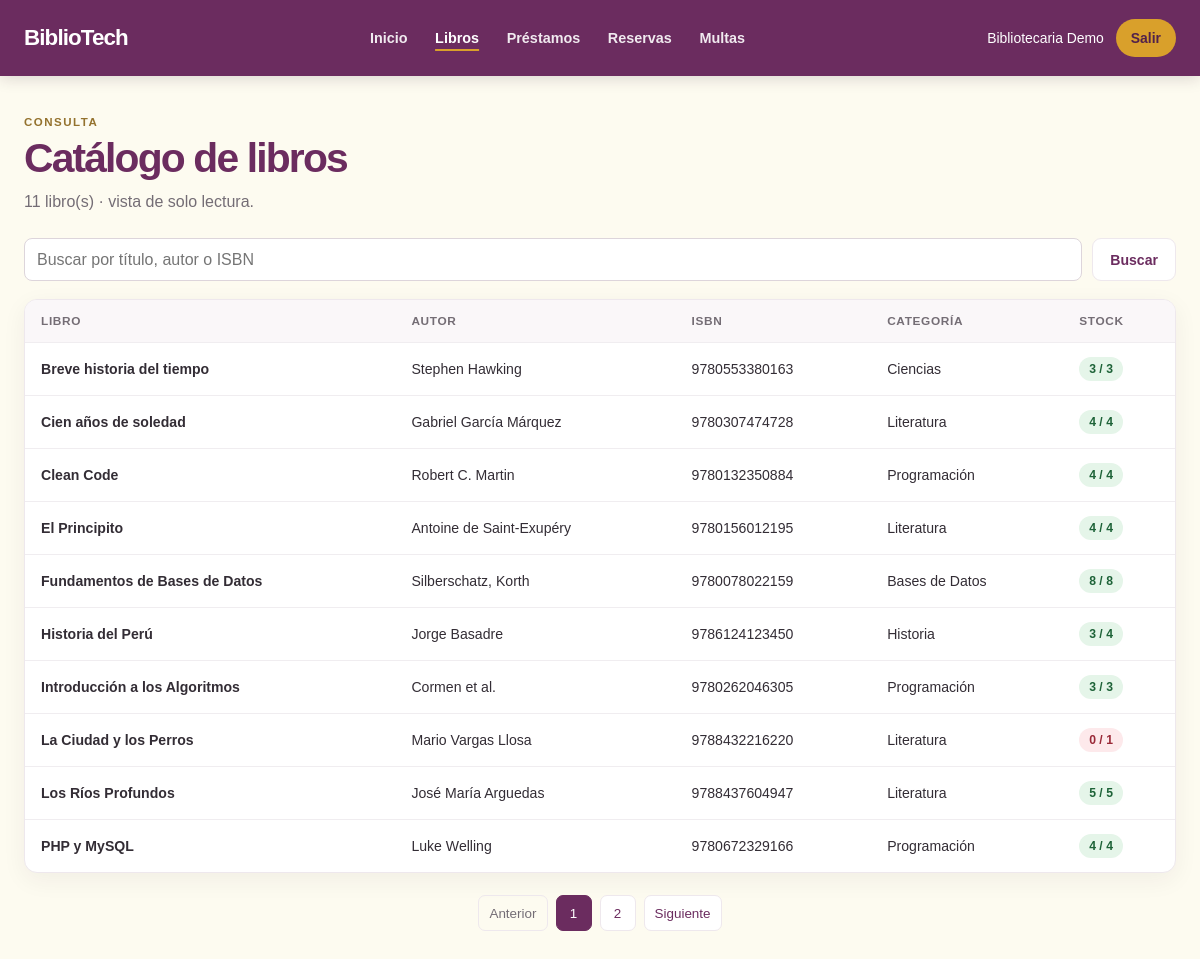
/bibliotecario/libros (signed in), run on the app's committed database.
### tables this page shows
CREATE TABLE IF NOT EXISTS libros (
    id               BIGINT UNSIGNED NOT NULL AUTO_INCREMENT,
    titulo           VARCHAR(255) NOT NULL,
    autor            VARCHAR(180) NOT NULL,
    isbn             VARCHAR(20) NOT NULL,
    id_categoria     BIGINT UNSIGNED NOT NULL,
    editorial        VARCHAR(150) NULL,
    anio             SMALLINT UNSIGNED NULL,
    portada_url      VARCHAR(500) NULL,
    sinopsis         TEXT NULL,
    stock_total      INT UNSIGNED NOT NULL DEFAULT 1,
    stock_disponible INT UNSIGNED NOT NULL DEFAULT 1,
    created_at       TIMESTAMP NOT NULL DEFAULT CURRENT_TIMESTAMP,
    updated_at       TIMESTAMP NOT NULL DEFAULT CURRENT_TIMESTAMP ON UPDATE CURRENT_TIMESTAMP,
    PRIMARY KEY (id),
    UNIQUE KEY uq_libros_isbn (isbn),
    KEY idx_libros_categoria (id_categoria),
    CONSTRAINT fk_libros_categoria FOREIGN KEY (id_categoria) REFERENCES categorias (id)
);

CREATE TABLE IF NOT EXISTS categorias (
    id          BIGINT UNSIGNED NOT NULL AUTO_INCREMENT,
    nombre      VARCHAR(100) NOT NULL,
    descripcion TEXT NULL,
    created_at  TIMESTAMP NOT NULL DEFAULT CURRENT_TIMESTAMP,
    updated_at  TIMESTAMP NOT NULL DEFAULT CURRENT_TIMESTAMP ON UPDATE CURRENT_TIMESTAMP,
    PRIMARY KEY (id),
    UNIQUE KEY uq_categorias_nombre (nombre)
);

### app/Controllers/Bibliotecario/BaseController.php (called while the page is built, shortened)
<?php
abstract class BaseController
{
    protected array $usuario;
    public function __construct()
    {
        $this->usuario = Auth::requireRole(['bibliotecario']);
    }
    protected function render(string $vista, string $seccion, string $titulo, array $data = []): void
    {
        View::render($vista, $data + [
            'seccion' => $seccion,
            'titulo' => $titulo,
            'usuario' => $this->usuario,
            'csrf' => Csrf::token(),
            'mensajes' => Flash::pull(),
        ], 'bibliotecario/layout');
    }
    protected function texto(string $clave, ?array $origen = null): string
    {
        $origen ??= $_POST;
        $valor = $origen[$clave] ?? '';
        return is_string($valor) ? trim($valor) : '';
    }
    protected function busqueda(): string
    {
        return mb_substr($this->texto('q', $_GET), 0, 100);
    }
    protected function pagina(): int
    {
        $pagina = filter_var($_GET['page'] ?? 1, FILTER_VALIDATE_INT);
        return $pagina === false || $pagina === null ? 1 : max(1, $pagina);
    }
}

### app/Controllers/Bibliotecario/LibroController.php (called while the page is built, shortened)
<?php
final class LibroController extends BaseController
{
    public function index(): void
    {
        $libros = new Libro();
        $q = $this->busqueda();
        $pag = new Paginator($libros->contar($q), self::POR_PAGINA, $this->pagina());
        $this->render('bibliotecario/libros/index', 'libros', 'Catálogo de libros', [
            'filas' => $libros->listar($q, 0, $pag->perPage, $pag->offset),
            'pag' => $pag,
            'q' => $q,
        ]);
    }
}

### app/Routes/bibliotecario.php (called while the page is built, shortened)
<?php
$router->get('/bibliotecario', static fn () => (new InicioController())->index());
$router->get('/bibliotecario/libros', static fn () => (new LibroController())->index());

### app/Core/Router.php (called while the page is built, shortened)
<?php
final class Router
{
    private array $routes = [];
    public function dispatch(string $method, string $requestUri): void
    {
        $path = parse_url($requestUri, PHP_URL_PATH);
        $path = '/' . trim($path, '/');
        $handler = $this->routes[strtoupper($method)][$path] ?? null;
        $handler();
    }
    private function add(string $method, string $path, callable $handler): void
    {
        $normalizedPath = '/' . trim($path, '/');
        $this->routes[$method][$normalizedPath] = $handler;
    }
}

### index.php (called while the page is built, shortened)
<?php
spl_autoload_register(static function (string $class): void {
    $prefix = 'App\\';
    $relativeClass = substr($class, strlen($prefix));
    $file = __DIR__ . '/app/' . str_replace('\\', '/', $relativeClass) . '.php';
});
$auth = new AuthController();
$dashboard = new DashboardController();
$catalogo = new CatalogoController();
$reservas = new ReservaController();
$multas = new MultaController();
$router = new Router();
$router->get('/', [$auth, 'index']);
$router->get('/login', [$auth, 'showLogin']);
$router->post('/login', [$auth, 'login']);
$router->get('/register', [$auth, 'showRegister']);
$router->post('/register', [$auth, 'register']);
$router->post('/logout', [$auth, 'logout']);
$router->get('/home', [$dashboard, 'showHome']);
$router->get('/catalogo', [$catalogo, 'index']);
$router->get('/catalogo/show', [$catalogo, 'show']);
$router->get('/mis-reservas', [$reservas, 'index']);
$router->post('/reservas/crear', [$reservas, 'crear']);
$router->post('/reservas/cancelar', [$reservas, 'cancelar']);
$router->get('/mis-multas', [$multas, 'index']);
$router->post('/mis-multas/pagar', [$multas, 'pagar']);
require __DIR__ . '/app/Routes/bibliotecario.php';
try {
    $router->dispatch($_SERVER['REQUEST_METHOD'] ?? 'GET', $_SERVER['REQUEST_URI'] ?? '/');
} catch (Throwable $exception) {
    error_log((string) $exception);
    http_response_code(500);
    echo 'Ocurrió un error interno. Inténtalo de nuevo más tarde.';
}

### app/Core/Database.php (called while the page is built, shortened)
<?php
final class Database
{
    private static ?PDO $connection = null;
    public static function connection(): PDO
    {
        if (self::$connection === null) {
            $host = getenv('DB_HOST') ?: '127.0.0.1';
            $database = getenv('DB_NAME') ?: 'bdbibliotech';
            $username = getenv('DB_USER') ?: 'root';
            $password = getenv('DB_PASSWORD') ?: '';
            $dsn = sprintf('mysql:host=%s;dbname=%s;charset=utf8mb4', $host, $database);
            self::$connection = new PDO($dsn, $username, $password, [
                PDO::ATTR_ERRMODE => PDO::ERRMODE_EXCEPTION,
                PDO::ATTR_DEFAULT_FETCH_MODE => PDO::FETCH_ASSOC,
                PDO::ATTR_EMULATE_PREPARES => false,
            ]);
        }
        return self::$connection;
    }
}

### app/Models/Libro.php (called while the page is built, shortened)
<?php
final class Libro
{
    private PDO $db;
    public function __construct(?PDO $db = null)
    {
        $this->db = $db ?? Database::connection();
    }
    private function filtro(string $busqueda, int $categoriaId): array
    {
        $where = '(l.titulo LIKE :q1 OR l.autor LIKE :q2 OR l.isbn LIKE :q3)';
        $like = '%' . $busqueda . '%';
        $params = ['q1' => $like, 'q2' => $like, 'q3' => $like];
        return [$where, $params];
    }
    public function contar(string $busqueda, int $categoriaId = 0): int
    {
        [$where, $params] = $this->filtro($busqueda, $categoriaId);
        $statement = $this->db->prepare("SELECT COUNT(*) FROM libros l WHERE $where");
        $statement->execute($params);
        return (int) $statement->fetchColumn();
    }
    public function listar(string $busqueda, int $categoriaId, int $limite, int $offset): array
    {
        [$where, $params] = $this->filtro($busqueda, $categoriaId);
        $sql = "SELECT l.id, l.titulo, l.autor, l.isbn, l.stock_total, l.stock_disponible,
                       l.portada_url, c.nombre AS categoria
                FROM libros l
                LEFT JOIN categorias c ON c.id = l.id_categoria
                WHERE $where
                ORDER BY l.titulo
                LIMIT " . max(1, $limite) . ' OFFSET ' . max(0, $offset);
        $statement = $this->db->prepare($sql);
        $statement->execute($params);
        return $statement->fetchAll();
    }
}

### app/Core/Paginator.php (called while the page is built, shortened)
<?php
final class Paginator
{
    public function __construct(public readonly int $total, public readonly int $perPage = 10, mixed $requestedPage = 1)
    {
        $this->pages = max(1, (int) ceil($total / $perPage));
        $this->page = min(max(1, (int) $requestedPage), $this->pages);
    }
}

### app/Core/Url.php (called while the page is built, shortened)
<?php
final class Url
{
    private static string $basePath = '';
    public static function setBasePath(string $basePath): void
    {
        self::$basePath = rtrim($basePath, '/');
    }
    public static function to(string $path): string
    {
        return self::$basePath . '/' . ltrim($path, '/');
    }
}

### app/Views/bibliotecario/libros/index.php (the view, shortened to what this page needs)
<section class="librarian-page-heading">
    <div>
        <p class="librarian-eyebrow">Consulta</p>
        <h1>Catálogo de libros</h1>
        <p><?= $pag->total ?> libro(s) · vista de solo lectura.</p>
    </div>
</section>
<form class="librarian-filters" method="get" action="<?= View::url('/bibliotecario/libros') ?>">
    <input id="book-search" type="search" name="q" value="<?= View::e($q) ?>" placeholder="Buscar por título, autor o ISBN" maxlength="100">
    <button class="librarian-button button-secondary" type="submit">Buscar</button>
</form>
<div class="librarian-table-wrap">
    <table class="librarian-table">
        <thead><tr><th>Libro</th><th>Autor</th><th>ISBN</th><th>Categoría</th><th>Stock</th></tr></thead>
        <tbody>
        <?php foreach ($filas as $fila): ?>
            <?php $disponibles = (int) $fila['stock_disponible']; ?>
            <tr>
                <td><strong><?= View::e($fila['titulo']) ?></strong></td>
                <td><?= View::e($fila['autor']) ?></td>
                <td><?= View::e($fila['isbn']) ?></td>
                <td><?= View::e($fila['categoria'] ?? 'Sin categoría') ?></td>
                <td><span class="stock-badge <?= $disponibles > 0 ? 'stock-available' : 'stock-empty' ?>"><?= $disponibles ?> / <?= (int) $fila['stock_total'] ?></span></td>
            </tr>
        <?php endforeach; ?>
        </tbody>
    </table>
</div>
<?= View::paginacion($pag, '/bibliotecario/libros') ?>

### assets/css/bibliotecario.css (style rules this page uses)
:root { color-scheme: light; --lib-purple: #6b2c5f; --lib-purple-dark: #51214b; --lib-yellow: #d9a02b; --lib-cream: #fdfbf0; --lib-ink: #332d35; --lib-muted: #746d75; --lib-line: #eee8ed; --lib-green: #237344; --lib-red: #b23847; }
* { box-sizing: border-box; }
body.librarian { min-width: 320px; min-height: 100vh; margin: 0; color: var(--lib-ink); background: var(--lib-cream); font-family: Arial, Helvetica, sans-serif; }
.librarian-page-heading { display: flex; margin-bottom: 24px; align-items: flex-start; justify-content: space-between; gap: 20px; }
.librarian-page-heading h1 { margin: 0; color: var(--lib-purple); font-size: clamp(1.9rem, 4vw, 2.55rem); letter-spacing: -0.045em; }
.librarian-page-heading p:last-child { margin: 8px 0 0; color: var(--lib-muted); line-height: 1.5; }
.librarian-eyebrow { margin: 0 0 7px; color: #94722e; font-size: 0.72rem; font-weight: 800; letter-spacing: 0.13em; text-transform: uppercase; }
.librarian-button { display: inline-flex; min-height: 42px; padding: 0 17px; border: 1px solid var(--lib-purple); border-radius: 9px; align-items: center; justify-content: center; color: #fff; background: var(--lib-purple); cursor: pointer; font: inherit; font-size: 0.88rem; font-weight: 700; text-decoration: none; white-space: nowrap; }
.button-secondary { border-color: var(--lib-line); color: var(--lib-purple); background: #fff; }
.librarian-filters { display: flex; margin: 0 0 18px; flex-wrap: wrap; gap: 10px; }
.librarian-filters input, .librarian-filters select, .librarian-form select { min-height: 43px; padding: 9px 12px; border: 1px solid #ddd5db; border-radius: 8px; color: var(--lib-ink); background: #fff; font: inherit; }
.librarian-filters input { min-width: min(280px, 100%); flex: 1 1 280px; }
.librarian-table-wrap { overflow-x: auto; border: 1px solid var(--lib-line); border-radius: 13px; background: #fff; box-shadow: 0 7px 24px rgb(58 37 57 / 6%); }
.librarian-table { width: 100%; border-collapse: collapse; text-align: left; }
.librarian-table th { padding: 14px 16px; color: var(--lib-muted); background: #faf7f9; font-size: 0.74rem; letter-spacing: 0.055em; text-transform: uppercase; white-space: nowrap; }
.librarian-table td { padding: 14px 16px; border-top: 1px solid #f0edf0; font-size: 0.88rem; vertical-align: middle; }
.librarian-badge, .stock-badge { display: inline-flex; min-height: 24px; padding: 4px 10px; border-radius: 999px; align-items: center; font-size: 0.76rem; font-weight: 700; line-height: 1; white-space: nowrap; }
.status-activo, .status-confirmada, .status-pagada, .stock-available { color: #1e6338; background: #e5f5e9; }
.status-pendiente, .status-vencido, .status-expirada, .status-cancelado, .status-cancelada, .stock-empty { color: #9a2937; background: #fde9eb; }

### data on the page
libros: id "11", titulo "La Ciudad y los Perros", autor "Mario Vargas Llosa", isbn "9788432216220", id_categoria.nombre "Literatura", stock_disponible "0", stock_total "1"
libros: titulo "Breve historia del tiempo", autor "Stephen Hawking", isbn "9780553380163", id_categoria.nombre "Ciencias", stock_disponible "3", stock_total "3"
libros: titulo "Cien años de soledad", autor "Gabriel García Márquez", isbn "9780307474728", id_categoria.nombre "Literatura", stock_disponible "4", stock_total "4"
libros: titulo "Clean Code", autor "Robert C. Martin", isbn "9780132350884", id_categoria.nombre "Programación", stock_disponible "4", stock_total "4"
libros: titulo "El Principito", autor "Antoine de Saint-Exupéry", isbn "9780156012195", id_categoria.nombre "Literatura", stock_disponible "4", stock_total "4"
libros: titulo "Fundamentos de Bases de Datos", autor "Silberschatz, Korth", isbn "9780078022159", id_categoria.nombre "Bases de Datos", stock_disponible "8", stock_total "8"
libros: titulo "Historia del Perú", autor "Jorge Basadre", isbn "9786124123450", id_categoria.nombre "Historia", stock_disponible "3", stock_total "4"
libros: titulo "Introducción a los Algoritmos", autor "Cormen et al.", isbn "9780262046305", id_categoria.nombre "Programación", stock_disponible "3", stock_total "3"
libros: titulo "Los Ríos Profundos", autor "José María Arguedas", isbn "9788437604947", id_categoria.nombre "Literatura", stock_disponible "5", stock_total "5"
libros: titulo "PHP y MySQL", autor "Luke Welling", isbn "9780672329166", id_categoria.nombre "Programación", stock_disponible "4", stock_total "4"

### other printed values
View::e($etiqueta) "Inicio"
View::e($etiqueta) "Libros"
View::e($etiqueta) "Préstamos"
View::e($etiqueta) "Reservas"
View::e($etiqueta) "Multas"
View::e($usuario['nombre'] ?? '') "Bibliotecaria Demo"
